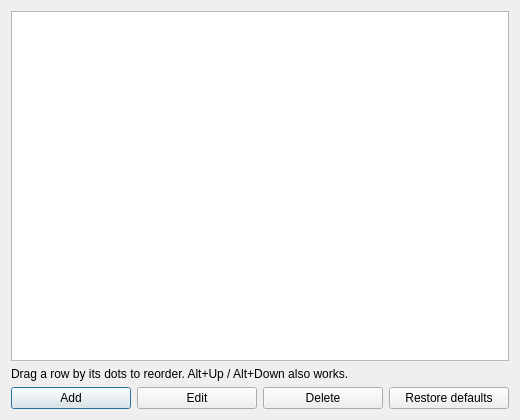
<?xml version="1.0" encoding="UTF-8"?>
<ui version="4.0">
 <class>PromptsDialog</class>
 <widget class="QDialog" name="PromptsDialog">
  <property name="geometry"><rect><x>0</x><y>0</y><width>520</width><height>420</height></rect></property>
  <property name="windowTitle"><string>Manage Prompts</string></property>
  <layout class="QVBoxLayout" name="verticalLayout">
   <item><widget class="QListWidget" name="list"><property name="dragDropMode"><enum>QAbstractItemView::InternalMove</enum></property></widget></item>
   <item><widget class="QLabel" name="hint"><property name="text"><string>Drag a row by its dots to reorder. Alt+Up / Alt+Down also works.</string></property><property name="wordWrap"><bool>true</bool></property></widget></item>
   <item>
    <layout class="QHBoxLayout" name="buttons">
     <item><widget class="QPushButton" name="add_btn"><property name="text"><string>Add</string></property></widget></item>
     <item><widget class="QPushButton" name="edit_btn"><property name="text"><string>Edit</string></property></widget></item>
     <item><widget class="QPushButton" name="delete_btn"><property name="text"><string>Delete</string></property></widget></item>
     <item><widget class="QPushButton" name="restore_btn"><property name="text"><string>Restore defaults</string></property></widget></item>
    </layout>
   </item>
  </layout>
 </widget>
</ui>
